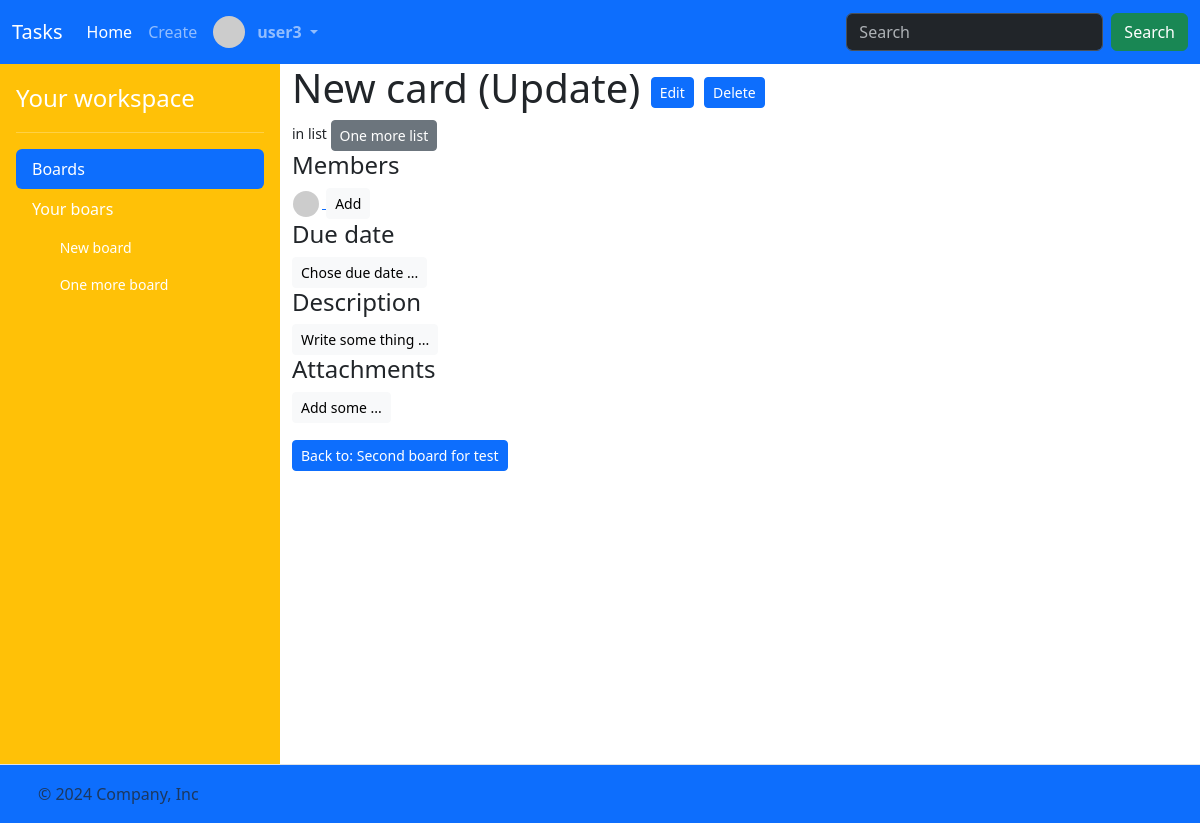
Screenshot of /cards/80 (signed in) with the database file from the repository.
### task/models.py (models this page shows)
class User(AbstractUser):
    bio = models.CharField(max_length=256)

class Board(models.Model):
    name = models.CharField(max_length=256)
    description = models.CharField(max_length=256)
    members = models.ManyToManyField(User, related_name="boards")
    created_at = models.DateTimeField(auto_now_add=True)

class Card(models.Model):
    list = models.ForeignKey("List", on_delete=models.CASCADE, related_name="cards")
    labels = models.ManyToManyField("Label", related_name="cards")
    attachments = models.ManyToManyField("Attachment", related_name="cards")
    title = models.CharField(max_length=256)
    description = models.CharField(max_length=256)
    due_date = models.DateTimeField(null=True, blank=True)
    position = models.DecimalField(max_digits=10, decimal_places=2)
    members = models.ManyToManyField(User, related_name="cards")
    created_at = models.DateTimeField(auto_now_add=True)

class List(models.Model):
    board = models.ForeignKey("Board", on_delete=models.CASCADE, related_name="lists")
    name = models.CharField(max_length=256)
    position = models.DecimalField(max_digits=10, decimal_places=2)
    created_at = models.DateTimeField(auto_now_add=True)

### task/views.py (the view)
# urls.py: path("cards/<int:card_id>", views.card, name="card"),
@csrf_exempt
def card(request, card_id):
    card = Card.objects.filter(id=card_id).prefetch_related("members").first()
    if card is None:
        return JsonResponse({"message": "Card does not exist!"}, status=400)
    card_members = card.members.all()
    return render(
        request,
        "task/card.html",
        {
            "card": card,
            "boards": request.user.boards.all(),
            "card_members": card_members,
        },
    )

### task/templates/task/card.html (shortened to what this page needs)
{% extends "task/layout.html" %}
{% block main %}
<h1>
    {{ card.title }}
    <a class="btn btn-sm btn-primary" href="{% url 'edit_card' card.id %}">Edit</a>
    <form action="{% url 'delete_card' card.id %}" method="POST" style="display:inline-block;">
        <input class="btn btn-sm btn-primary" type="submit" value="Delete">
    </form>
</h1>
<small>in list <a class="btn btn-sm btn-secondary" href="{% url 'board' card.list.board.id %}"><span class="text-grey">{{ card.list.name }}</span></a></small>
<h4>Members</h4>
    <div style="margin-left: 8px;">
        {% for member in card_members %}
            {% if member.id != user.id %}
                <a href="{% url 'profile' member.id %}">
                    <img src="https://i.pravatar.cc/48?u={{ member.id }}" alt="" width="32" height="32" class="rounded-circle" style="margin-left: -10px; z-index: {{member.index}}; position: relative; border:3px solid white;">
                </a>
            {% endif %}
        {% endfor %}
        <a class="btn btn-sm btn-light" href="{% url 'edit_card' card.id %}">Add</a>
    </div>
    <h4>Due date</h4>
    <a class="btn btn-sm btn-light" href="{% url 'edit_card' card.id %}">{{ card.due_date|default:"Chose due date ..." }}</a>
<h4>Description</h4>
<a class="btn btn-sm btn-light" href="{% url 'edit_card' card.id %}">{{ card.description|default:"Write some thing ..." }}</a>
<h4>Attachments</h4>
<div>
    <a class="btn btn-sm btn-light" href="{% url 'edit_card' card.id %}">{{ None|default:"Add some ..." }}</a>
</div>
<h4 class="mt-3">
    <a  class="btn btn-sm btn-primary" href={% url 'board' card.list.board.id %}>Back to: {{ card.list.board.name }}</a>
</h4>
</div>
{% endblock %}

### task/templates/task/layout.html (shortened to what this page needs)
<!DOCTYPE html>
{% load static %}
<html lang="en">
    <head>
        <link href="https://cdn.jsdelivr.net/npm/bootstrap@5.3.3/dist/css/bootstrap.min.css" rel="stylesheet">
        <link rel="stylesheet" href="https://cdn.jsdelivr.net/npm/bootstrap-icons@1.3.0/font/bootstrap-icons.css">
        <link href="{% static 'styles.css' %}" rel="stylesheet">
    </head>
    <body>
        <header>
            <nav class="navbar navbar-expand-lg bg-primary"  data-bs-theme="dark">
                <div class="container-fluid">
                  <a class="navbar-brand" href="{% url 'index' %}">Tasks</a>
                  <div class="collapse navbar-collapse" id="navbarSupportedContent">
                    <ul class="navbar-nav me-auto mb-2 mb-lg-0" style="display: flex;
    align-items: center;">
                        {% if user.is_authenticated %}
                      <li class="nav-item">
                        <a class="nav-link active" aria-current="page" href="{% url 'index' %}">Home</a>
                      </li>
                      <li class="nav-item">
                        <a class="nav-link" href="{% url 'create_board' %}">Create</a>
                      </li>
                      <li class="nav-item dropdown">
                        <a class="nav-link dropdown-toggle" href="#" role="button" data-bs-toggle="dropdown" aria-expanded="false" style="display: flex; align-items: center; gap: 4px;">
                            <img src="https://i.pravatar.cc/48?u={{ user.id }}" alt="" width="32" height="32" class="rounded-circle me-2">
                            <strong>{{ user.username }}</strong>
                        </a>
                      </li>
                    </ul>
                    <form class="d-flex" role="search">
                      <input class="form-control me-2" type="search" placeholder="Search" aria-label="Search">
                      <button class="btn btn-success" type="submit">Search</button>
                    </form>
                      {% endif %}
                  </div>
                </div>
              </nav>
        </header>
        <main>
            <div class="d-flex flex-nowrap">
                {% if user.is_authenticated %}
                <div class="d-flex flex-column flex-shrink-0 p-3 text-white bg-warning" style="width: 280px;">
                    <a href="/" class="d-flex align-items-center mb-3 mb-md-0 me-md-auto text-white text-decoration-none">
                      <span class="fs-4">Your workspace</span>
                    </a>
                    <hr>
                    <ul class="nav nav-pills flex-column mb-auto">
                      <li class="nav-item">
                        <a href="#" class="nav-link active" aria-current="page">
                          Boards
                        </a>
                      </li>
                      <li class="mb-1">
                        <button  class="nav-link text-white collapsed" data-bs-toggle="collapse" data-bs-target="#home-collapse" aria-expanded="true">
                            Your boars
                            </button>
                            <div class="collapse show" id="home-collapse">
                            <ul class="btn-toggle-nav list-unstyled fw-normal pb-1 small" style="max-height: 490px; overflow-y: auto;">
                                {% for board in boards %}
                                <li>
                                    <a href="{% url 'board' board.id %}" class="nav-link text-white">
                                      <svg class="bi me-2" width="16" height="16"><use xlink:href="#speedometer2"></use></svg>
                                      {{ board.name }}
                                    </a>
                                  </li>
                                  {% endfor %}
                            </ul>
                            </div>
                      </li>
                    </ul>
                </div>
                {% endif %}
                <div style="flex: 1; background: white; overflow-x: hidden; min-height: 700px;" class="container-fluid">
                    {% block main %}{% endblock %}
                </div>
        </main>
        <footer class="d-flex flex-wrap justify-content-between align-items-center py-3 border-top bg-primary">
            <div class="col-md-4 d-flex align-items-center">
              <a href="/" class="mb-3 me-2 mb-md-0 text-body-secondary text-decoration-none lh-1">
                <svg class="bi" width="30" height="24"><use xlink:href="#bootstrap"></use></svg>
              </a>
              <span class="mb-3 mb-md-0 text-body-secondary">© 2024 Company, Inc</span>
            </div>
            <ul class="nav col-md-4 justify-content-end list-unstyled d-flex">
              <li class="ms-3"><a class="text-body-secondary" href="#"><svg class="bi" width="24" height="24"><use xlink:href="#twitter"></use></svg></a></li>
              <li class="ms-3"><a class="text-body-secondary" href="#"><svg class="bi" width="24" height="24"><use xlink:href="#instagram"></use></svg></a></li>
              <li class="ms-3"><a class="text-body-secondary" href="#"><svg class="bi" width="24" height="24"><use xlink:href="#facebook"></use></svg></a></li>
            </ul>
        </footer>
    </body>
</html>

### rows the page displays
User: username "user3"
Board: name "New board"
Board: name "One more board"
Card: title "New card (Update)", list.name "One more list", due_date "Chose due date ...", description "Write some thing ...", list.board.name "Second board for test"

### other values shown
{{ None|default:"Add some ..." }} "Add some ..."
